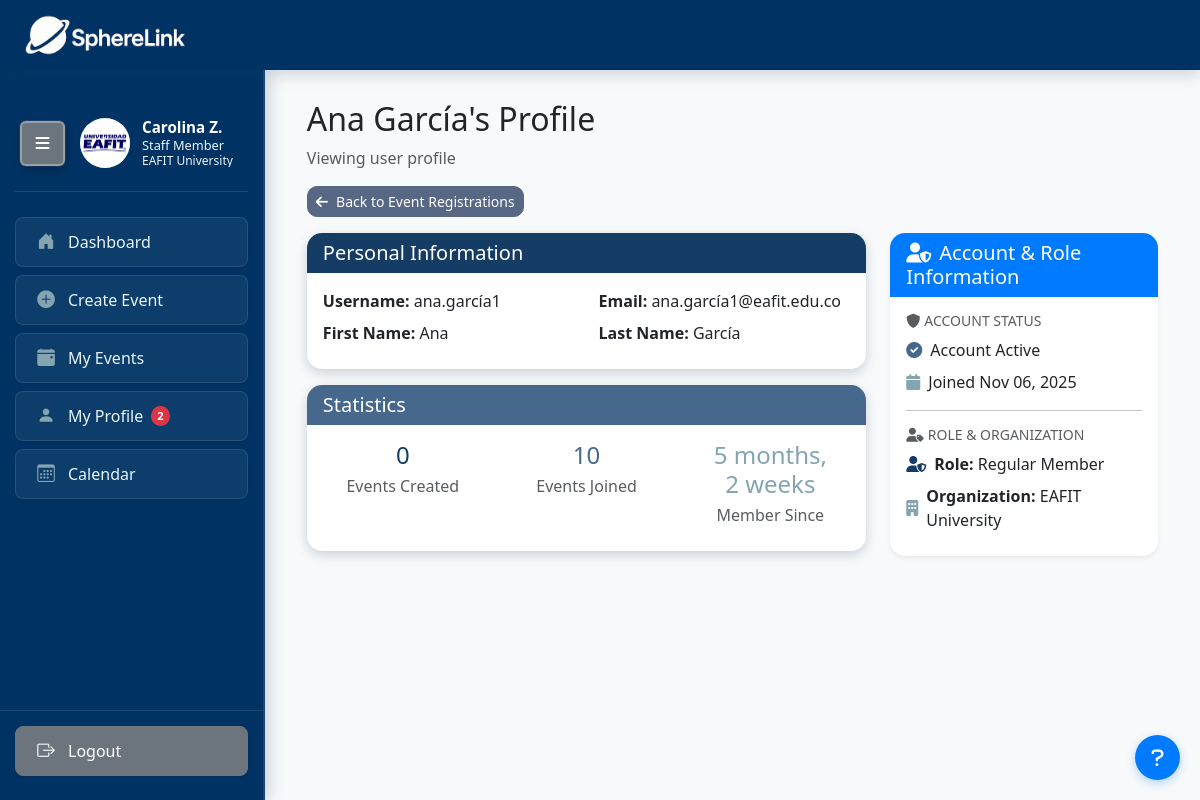
The app's page /profiles/profile/35/?from=event_registrations&event_id=4 (signed in) with its own data.
### profiles/models.py (models this page shows, shortened)
class Profile(models.Model):
    user = models.OneToOneField(User, on_delete=models.CASCADE)
    bio = models.TextField(blank=True, null=True)
    photo = models.ImageField(upload_to='profile_photos/', blank=True, null=True)

### organizations/models.py (models this page shows, shortened)
class UserRole(models.Model):
    ROLE_CHOICES = [
        ('super_admin', 'Super Administrator'),
        ('org_admin', 'Organization Administrator'),
        ('staff', 'Staff Member'),
        ('member', 'Regular Member'),
    ]
    user = models.ForeignKey(User, on_delete=models.CASCADE, related_name='organization_roles')
    organization = models.ForeignKey(Organization, on_delete=models.CASCADE, related_name='user_roles')
    role = models.CharField(max_length=20, choices=ROLE_CHOICES, default='member')
    is_active = models.BooleanField(default=True)
    assigned_at = models.DateTimeField(auto_now_add=True)
    assigned_by = models.ForeignKey(
        User,
        on_delete=models.SET_NULL,
        blank=True,
        null=True,
        related_name='assigned_roles'
    )
    class Meta:
        verbose_name = 'User Role'
        verbose_name_plural = 'User Roles'
        unique_together = ('user', 'organization')
    def get_role_display(self):
        return dict(self.ROLE_CHOICES)[self.role]

class Organization(models.Model):
    name = models.CharField(max_length=200, unique=True)
    description = models.TextField(blank=True)
    logo = models.ImageField(upload_to='organization_logos/', blank=True, null=True)
    website = models.URLField(blank=True)
    address = models.TextField(blank=True)
    phone = models.CharField(max_length=20, blank=True)
    email = models.EmailField(blank=True)
    is_active = models.BooleanField(default=True)
    created_at = models.DateTimeField(auto_now_add=True)
    updated_at = models.DateTimeField(auto_now=True)
    class Meta:
        verbose_name = 'Organization'
        verbose_name_plural = 'Organizations'

### profiles/views.py (the view)
# urls.py: path('profile/<int:user_id>/', views.view_user_profile, name='view_user_profile'),
def view_user_profile(request, user_id):
    if not request.user.is_authenticated:
        return redirect('login')
    from django.contrib.auth.models import User
    user = get_object_or_404(User, id=user_id)
    try:
        profile = user.profile
    except Profile.DoesNotExist:
        profile = Profile.objects.create(user=user)
    from organizations.models import UserRole
    if user.is_superuser:
        user_role_info = {
            'role': 'Super Administrator',
            'organization': 'System Platform',
            'is_superuser': True
        }
    else:
        try:
            user_role = UserRole.objects.filter(
                user=user,
                is_active=True,
                organization__is_active=True
            ).select_related('organization').first()
            if user_role:
                user_role_info = {
                    'role': user_role.get_role_display(),
                    'organization': user_role.organization.name,
                    'is_superuser': False
                }
            else:
                user_role_info = {
                    'role': 'No Role Assigned',
                    'organization': 'No Organization',
                    'is_superuser': False
                }
        except:
            user_role_info = {
                'role': 'Unknown',
                'organization': 'Unknown',
                'is_superuser': False
            }
    from_event_registrations = request.GET.get('from') == 'event_registrations'
    event_id = request.GET.get('event_id')
    context = {
        'profile': profile,
        'user_role_info': user_role_info,
        'viewed_user': user,
        'is_own_profile': request.user == user,
        'from_event_registrations': from_event_registrations,
        'event_id': event_id
    }
    return render(request, 'profiles/view_user_profile.html', context)

### profiles/context_processors.py (called while the page is built)
def user_profile(request):
    if request.user.is_authenticated:
        try:
            profile = Profile.objects.get(user=request.user)
        except Profile.DoesNotExist:
            profile = None
    else:
        profile = None
    return {
        'user_profile': profile
    }

def unread_notifications(request):
    if request.user.is_authenticated:
        from events.models import Notification
        unread_count = Notification.objects.filter(user=request.user, is_read=False).count()
    else:
        unread_count = 0
    return {
        'unread_notifications_count': unread_count
    }

### profiles/templates/profiles/view_user_profile.html (shortened to what this page needs)
{% extends "events/base.html" %}
{% block content %}
<div class="container">
    <div class="row mb-3">
        <div class="col-12">
            <h2 class="text-dark mb-2">{{ viewed_user.get_full_name|default:viewed_user.username }}'s Profile</h2>
            <p class="text-muted">Viewing user profile</p>
            {% if from_event_registrations and event_id %}
                <a href="{% url 'events:event_registrations' event_id %}" class="btn btn-secondary btn-sm">
                    <i class="fas fa-arrow-left me-2"></i>Back to Event Registrations
                </a>
            {% else %}
                <a href="{% url 'profiles:my_profile' %}" class="btn btn-secondary btn-sm">
                    <i class="fas fa-arrow-left me-2"></i>Back to My Profile
                </a>
            {% endif %}
        </div>
    </div>
    <div class="row">
        <div class="col-lg-8">
            <div class="card mb-3">
                <div class="card-header bg-primary text-white">
                    <h5 class="mb-0">Personal Information</h5>
                </div>
                <div class="card-body">
                    <div class="row">
                        <div class="col-md-6 mb-2">
                            <strong>Username:</strong> {{ viewed_user.username }}
                        </div>
                        <div class="col-md-6 mb-2">
                            <strong>Email:</strong> {{ viewed_user.email|default:"Not provided" }}
                        </div>
                        <div class="col-md-6 mb-2">
                            <strong>First Name:</strong> {{ viewed_user.first_name|default:"Not provided" }}
                        </div>
                        <div class="col-md-6 mb-2">
                            <strong>Last Name:</strong> {{ viewed_user.last_name|default:"Not provided" }}
                        </div>
                    </div>
                </div>
            </div>
            <div class="card mb-3">
                <div class="card-header bg-success text-white">
                    <h5 class="mb-0">Statistics</h5>
                </div>
                <div class="card-body">
                    <div class="row text-center">
                        <div class="col-md-4 mb-2">
                            <h4 class="text-primary mb-1">{{ viewed_user.event_set.count }}</h4>
                            <p class="text-muted mb-0">Events Created</p>
                        </div>
                        <div class="col-md-4 mb-2">
                            <h4 class="text-success mb-1">{{ viewed_user.registrations.count }}</h4>
                            <p class="text-muted mb-0">Events Joined</p>
                        </div>
                        <div class="col-md-4 mb-2">
                            <h4 class="text-info mb-1">{{ viewed_user.date_joined|timesince }}</h4>
                            <p class="text-muted mb-0">Member Since</p>
                        </div>
                    </div>
                </div>
            </div>
        </div>
        <div class="col-lg-4">
            <div class="card shadow-sm">
                <div class="card-header" style="background-color: #007bff; color: white;">
                    <h5 class="mb-0">
                        <i class="fas fa-user-shield me-2"></i>Account & Role Information
                    </h5>
                </div>
                <div class="card-body">
                    <div class="mb-3">
                        <h6 class="text-muted mb-2 text-uppercase small">
                            <i class="fas fa-shield-alt me-1"></i>Account Status
                        </h6>
                        <div class="d-flex align-items-center mb-2">
                            <i class="fas fa-check-circle text-success me-2"></i>
                            <span>Account Active</span>
                        </div>
                        <div class="d-flex align-items-center mb-2">
                            <i class="fas fa-calendar me-2 text-info"></i>
                            <span>Joined {{ viewed_user.date_joined|date:"M d, Y" }}</span>
                        </div>
                    </div>
                    <hr class="my-3">
                    <div>
                        <h6 class="text-muted mb-2 text-uppercase small">
                            <i class="fas fa-user-tag me-1"></i>Role & Organization
                        </h6>
                        <div class="d-flex align-items-center mb-2">
                            <i class="fas fa-user-shield me-2 text-primary"></i>
                            <span><strong>Role:</strong> {{ user_role_info.role }}</span>
                        </div>
                        <div class="d-flex align-items-center mb-2">
                            <i class="fas fa-building me-2 text-info"></i>
                            <span><strong>Organization:</strong> {{ user_role_info.organization }}</span>
                        </div>
                    </div>
                </div>
            </div>
        </div>
    </div>
</div>
{% endblock %}

### events/templates/events/base.html (shortened to what this page needs)
{% load static %}
<!DOCTYPE html>
<html lang="en">
<head>
    <link href="https://cdn.jsdelivr.net/npm/bootstrap@5.3.0/dist/css/bootstrap.min.css" rel="stylesheet">
    <link href="https://cdnjs.cloudflare.com/ajax/libs/font-awesome/6.0.0/css/all.min.css" rel="stylesheet">
    <link href="https://cdn.jsdelivr.net/npm/bootstrap-icons@1.11.0/font/bootstrap-icons.css" rel="stylesheet">
    <link href="{% static 'css/simple_style.css' %}?v=3" rel="stylesheet">
    <link href="{% static 'css/global_colors.css' %}?v=3" rel="stylesheet">
</head>
<body>
     <div class="top-bar">
          <div class="top-bar-content">
            <div class="logo-section">
              <a href="{% url 'events:dashboard' %}" class="logo-link">
                <img src="{% static 'events/logo 1.png' %}" alt="SphereLink Logo">
              </a>
            </div>
          </div>
   </div>
  <div class="main-container">
    <nav id="sidebar" class="sidebar">
      <div class="sidebar-header">
        <div class="sidebar-toggle">
          <button id="toggle-btn" class="toggle-btn">
            <i class="fas fa-bars" id="toggle-icon"></i>
          </button>
        </div>
        <div class="user-info-content">
          <div class="user-avatar-small">
            {% if user_profile.photo %}
              <img src="{{ user_profile.photo.url }}" alt="{{ user.get_full_name|default:user.username }}"
                   style="width: 100%; height: 100%; border-radius: 50%; object-fit: cover;">
            {% else %}
              {{ user.username|first|upper }}
            {% endif %}
          </div>
          <div class="user-details">
            <div class="user-name-small">
              {% if user.first_name %}
                {{ user.first_name }}
                {% if user.last_name %}
                  {{ user.last_name|first|upper }}.
                {% endif %}
              {% else %}
                {{ user.username }}
              {% endif %}
            </div>
            <div class="user-role">
              {% for role in user.organization_roles.all %}
                {% if role.is_active %}
                  {{ role.get_role_display }}
                {% endif %}
              {% empty %}
                Member
              {% endfor %}
            </div>
            <div class="user-organization">
              {% for role in user.organization_roles.all %}
                {% if role.is_active %}
                  {{ role.organization.name }}
                {% endif %}
              {% empty %}
                Community
              {% endfor %}
            </div>
          </div>
        </div>
      </div>
      <div class="nav-content">
      <div class="nav-menu">
        <a href="{% url 'events:dashboard' %}" data-tooltip="Dashboard">
          <i class="bi bi-house-door-fill"></i><span>Dashboard</span>
        </a>
        <a href="{% url 'events:create_event' %}" data-tooltip="Create Event">
          <i class="bi bi-plus-circle-fill"></i><span>Create Event</span>
        </a>
        <a href="{% url 'events:my_events' %}" data-tooltip="My Events">
          <i class="bi bi-calendar-event-fill"></i><span>My Events</span>
        </a>
        <a href="{% url 'profiles:my_profile' %}" data-tooltip="My Profile">
            <i class="bi bi-person-fill"></i><span>My Profile</span>
            {% if unread_notifications_count > 0 %}
                <span class="notification-badge-sidebar">{{ unread_notifications_count }}</span>
            {% endif %}
        </a>
        <a href="{% url 'events:calendar' %}" data-tooltip="Calendar">
          <i class="bi bi-calendar3"></i><span>Calendar</span>
        </a>
      </div>
      <div class="nav-footer">
        <a href="{% url 'registration:logout' %}" data-tooltip="Logout">
          <i class="bi bi-box-arrow-right"></i><span>Logout</span>
        </a>
      </div>
      </div>
    </nav>
    <main>
      {% block content %}
      {% endblock %}
    </main>
  </div>
  <div class="floating-help-button">
    {% if user.is_authenticated %}
      {% if is_staff_user %}
        <a href="{% url 'organizations:staff_help' %}"
           class="help-float-btn"
           data-bs-toggle="tooltip"
           data-bs-placement="left"
           title="Staff Help Guide - Learn how to manage events as staff">
          <i class="fas fa-question"></i>
        </a>
      {% else %}
        <a href="{% url 'organizations:member_help' %}"
           class="help-float-btn"
           data-bs-toggle="tooltip"
           data-bs-placement="left"
           title="Member Help Guide - Learn how to manage events as a member">
          <i class="fas fa-question"></i>
        </a>
      {% endif %}
    {% endif %}
  </div>
</body>
</html>

### static/css/simple_style.css (style rules this page uses)
.text-primary { color: #003364 !important; }
.btn-secondary { background-color: #6c757d; border-color: #6c757d; }
.card { border: 1px solid #dee2e6; border-radius: 8px; }
.card-header { border-bottom: 1px solid #dee2e6; }

### static/css/global_colors.css (style rules this page uses)
:root { --primary-dark: #143c65; --primary-darker: #040e39; --primary-medium: #586884; --primary-light: #849cb4; --accent-blue: #84a4b0; --accent-dark: #46688c; --text-light: #ffffff; --text-muted: #e8f4f8; --text-dark: #040e39; --shadow-color: rgba(20, 60, 101, 0.2); --shadow-light: rgba(20, 60, 101, 0.1); --shadow-medium: rgba(20, 60, 101, 0.3); --shadow-dark: rgba(20, 60, 101, 0.4); }
.bg-primary { background-color: var(--primary-dark) !important; }
.bg-success { background-color: var(--accent-dark) !important; }
.text-primary { color: var(--primary-dark) !important; }
.text-success { color: var(--accent-dark) !important; }
.text-info { color: var(--accent-blue) !important; }
.btn-secondary { background-color: var(--primary-medium) !important; border-color: var(--primary-medium) !important; }
.card { border: none; border-radius: 15px; transition: all 0.3s ease; cursor: pointer; }
.card-body { transition: all 0.3s ease; }
.btn { border-radius: 10px; font-weight: 500; transition: all 0.3s ease; cursor: pointer; }

### profiles/templates/profiles/view_user_profile.html (style rules this page uses)
.card { border: none; border-radius: 15px; transition: transform 0.2s ease, box-shadow 0.2s ease; }
.card-header { border-radius: 15px 15px 0 0 !important; border: none; }
.btn { border-radius: 10px; font-weight: 500; transition: all 0.3s ease; }
.text-primary { color: #143c65 !important; }
.bg-primary { background-color: #143c65 !important; }
.bg-success { background-color: #46688c !important; }

### records on screen
Profile: photo (picture)
UserRole: role "Staff Member", organization.name "EAFIT University"
Organization: organization "EAFIT University"

### other values on screen
{{ user.first_name }} "Carolina"
{{ user.last_name|first|upper }} "Z"
{{ unread_notifications_count }} "2"
{{ viewed_user.get_full_name|default:viewed_user.username }} "Ana García"
{{ viewed_user.username }} "ana.garcía1"
{{ viewed_user.email|default:"Not provided" }} "ana.garcía1@eafit.edu.co"
{{ viewed_user.first_name|default:"Not provided" }} "Ana"
{{ viewed_user.last_name|default:"Not provided" }} "García"
{{ viewed_user.event_set.count }} "0"
{{ viewed_user.registrations.count }} "10"
{{ viewed_user.date_joined|timesince }} "5 months, 2 weeks"
{{ viewed_user.date_joined|date:"M d, Y" }} "Nov 06, 2025"
{{ user_role_info.role }} "Regular Member"
